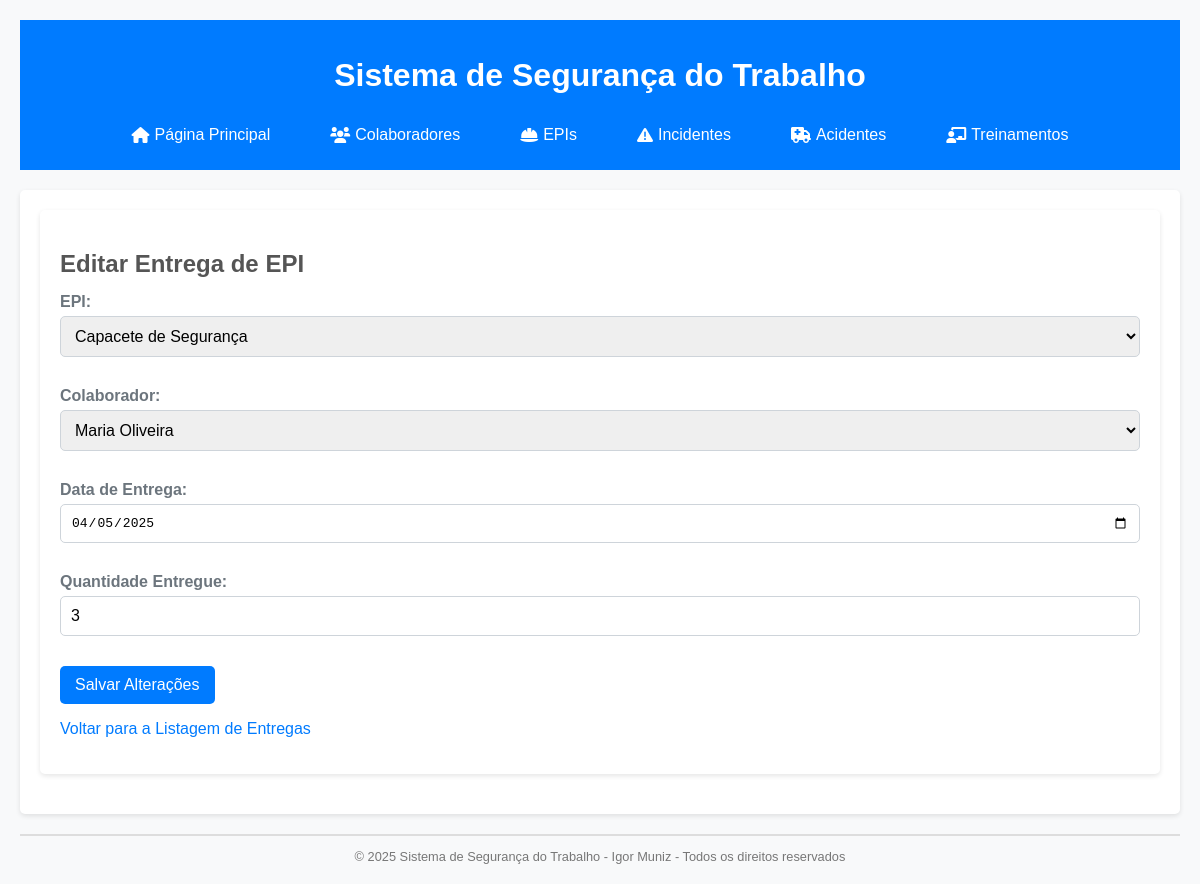
Page /editar_entrega_epi/2 on the committed database.
### tables this page shows
CREATE TABLE entregas_epi (
    id INTEGER PRIMARY KEY AUTOINCREMENT,
    epi_id INTEGER NOT NULL,
    colaborador_id INTEGER,
    data_entrega TEXT NOT NULL,
    quantidade_entregue INTEGER NOT NULL,
    tipo_movimentacao TEXT NOT NULL,
    nota_fiscal TEXT,
    preco_unitario REAL,
    preco_total REAL,
    fornecedor TEXT,        -- Nova coluna
    FOREIGN KEY (epi_id) REFERENCES epis(id),
    FOREIGN KEY (colaborador_id) REFERENCES colaboradores(id)
);

CREATE TABLE epis (
    id INTEGER PRIMARY KEY AUTOINCREMENT,
    nome TEXT NOT NULL UNIQUE,
    ca TEXT,
    descricao TEXT NOT NULL,
    fabricante TEXT,
    data_validade TEXT,
    controlar_periodicidade TEXT NOT NULL DEFAULT 'Nao',
    periodicidade_troca INTEGER,
    quantidade_estoque INTEGER NOT NULL DEFAULT 0,
    estoque_minimo INTEGER NOT NULL DEFAULT 0
);

CREATE TABLE colaboradores (
    id INTEGER PRIMARY KEY AUTOINCREMENT,
    nome_completo TEXT NOT NULL,
    rg TEXT NOT NULL UNIQUE,
    cpf TEXT NOT NULL UNIQUE,
    funcao TEXT NOT NULL,
    setor TEXT NOT NULL,
    data_admissao TEXT NOT NULL,
    status TEXT NOT NULL DEFAULT 'Ativo',
    data_desligamento TEXT
);

### app.py (the view)
@app.route('/editar_entrega_epi/<int:id>', methods=['GET'])
def editar_entrega_epi(id):
    db = get_db()
    entrega = db.execute("""
        SELECT en.id, en.epi_id, en.colaborador_id, en.data_entrega, en.quantidade_entregue
        FROM entregas_epi en
        WHERE en.id = ?
    """, (id,)).fetchone()
    epis = db.execute("SELECT * FROM epis").fetchall()
    colaboradores = db.execute("SELECT * FROM colaboradores").fetchall()
    if entrega:
        return render_template('editar_entrega_epi.html', entrega=entrega, epis=epis, colaboradores=colaboradores)
    else:
        return "Entrega de EPI não encontrada."

### database.py (called while the page is built)
def get_db():
    db = sqlite3.connect(DATABASE)
    db.row_factory = sqlite3.Row  # Isso permite acessar as colunas por nome
    return db

### templates/editar_entrega_epi.html (shortened to what this page needs)
{% extends 'base.html' %}
{% block content %}
<section class="form-section">
    <h1>
        Editar Entrega de EPI
    </h1>
    {% if entrega %}
    <form method="POST" action="/editar_entrega_epi/{{ entrega['id'] }}">
        <div class="form-group">
            <label for="epi_id">
                EPI:
            </label>
            <select id="epi_id" name="epi_id" required>
                {% for epi in epis %}
                    <option value="{{ epi['id'] }}" {% if entrega['epi_id'] == epi['id'] %} selected {% endif %}>
                        {{ epi['nome'] }}
                    </option>
                {% endfor %}
            </select>
        </div>
        <div class="form-group">
            <label for="colaborador_id">
                Colaborador:
            </label>
            <select id="colaborador_id" name="colaborador_id" required>
                {% for colaborador in colaboradores %}
                    <option value="{{ colaborador['id'] }}" {% if entrega['colaborador_id'] == colaborador['id'] %} selected {% endif %}>
                        {{ colaborador['nome_completo'] }}
                    </option>
                {% endfor %}
            </select>
        </div>
        <div class="form-group">
            <label for="data_entrega">
                Data de Entrega:
            </label>
            <input type="date" id="data_entrega" name="data_entrega" value="{{ entrega['data_entrega'] }}" required>
        </div>
        <div class="form-group">
            <label for="quantidade_entregue">
                Quantidade Entregue:
            </label>
            <input type="number" id="quantidade_entregue" name="quantidade_entregue" value="{{ entrega['quantidade_entregue'] }}" required>
        </div>
        <button type="submit" class="form-button">
            Salvar Alterações
        </button>
    </form>
    {% else %}
        <p>Entrega de EPI não encontrada.</p>
    {% endif %}
    <p><a href="/listar_entregas_epi">Voltar para a Listagem de Entregas</a></p>
</section>
{% endblock %}

### static/style.css (style rules this page uses)
body { font-family: sans-serif; margin: 20px; background-color: #f8f9fa; color: #6c757d; }
a { color: #007bff; text-decoration: none; transition: color 0.3s ease; }
main, .form-section, .list-section { background-color: #fff; padding: 20px; border-radius: 5px; box-shadow: 0 2px 5px rgba(0, 0, 0, 0.1); margin-bottom: 20px; }
main h1, .form-section h1, .list-section h1 { font-size: 1.5em; color: #555; margin-bottom: 15px; }
.form-group { margin-bottom: 15px; }
.form-group label, label { display: block; margin-bottom: 5px; font-weight: bold; }
.form-group input[type="text"], .form-group input[type="date"], .form-group input[type="number"], .form-group select, .form-group textarea, input[type="text"], input[type="date"], input[type="number"], select, textarea { width: 100%; padding: 10px; margin-bottom: 15px; border: 1px solid #ced4da; border-radius: 5px; box-sizing: border-box; font-size: 1em; }
.form-button, button[type="submit"], .action-button { background-color: #007bff; color: #fff; padding: 10px 15px; border: none; border-radius: 5px; cursor: pointer; font-size: 1em; transition: background-color 0.3s ease; }

### rows in the picture
entregas_epi: epi_id "Capacete de Segurança", colaborador_id "Maria Oliveira", data_entrega "04/05/2025", quantidade_entregue "3"
